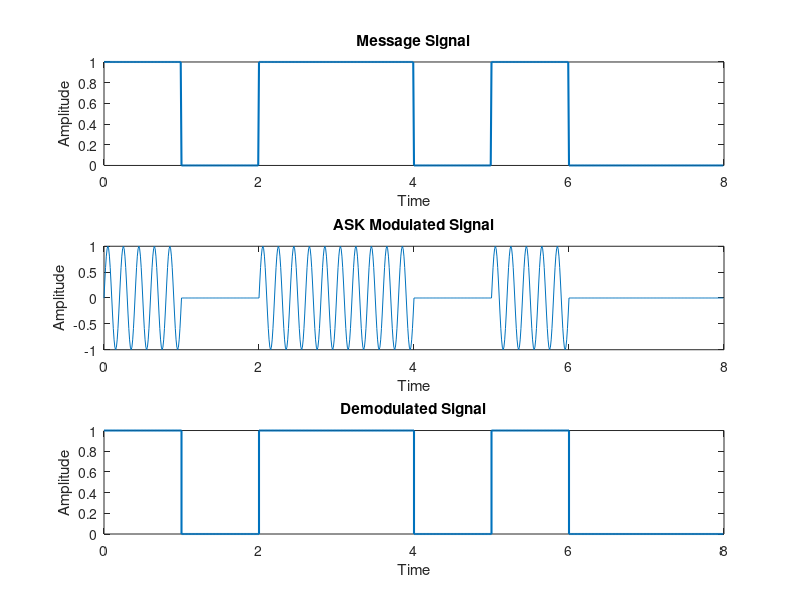

This figure's MATLAB source:
% Parameters
Fs = 100;       % Sampling frequency
Fc = 5;          % Carrier frequency (higher to get visible oscillations)
bit_duration = 1; % Duration for each bit in seconds
% Message signal
me = [1 0 1 1 0 1 0 0];      % Message bits
t = 0:1/Fs:bit_duration*length(me) - 1/Fs; % Time vector for the entire signal duration
samples_per_bit = bit_duration * Fs; % Samples per bit

% Generate the message signal as a square wave
me_signal = repelem(me, samples_per_bit); % Repeat each bit for the sample duration

% Carrier signal
carrier = sin(2 * pi * Fc * t);

% Modulate by multiplying the message and carrier
modulated_signal = me_signal .* carrier;

% Demodulation using envelope detection
demodulated_signal = abs(hilbert(modulated_signal)); % Envelope detection using Hilbert transform

% Downsampling the demodulated signal to reconstruct the original message
% Calculate the average of each bit duration to determine if it's 0 or 1
demodulated_bits = [];
for i = 1:samples_per_bit:length(demodulated_signal)
    avg_amplitude = mean(demodulated_signal(i:i+samples_per_bit-1)); % Average amplitude over each bit period
    if avg_amplitude > 0.5 % Threshold to determine 1 or 0
        demodulated_bits = [demodulated_bits, 1];
    else
        demodulated_bits = [demodulated_bits, 0];
    end
end
demod_signal = repelem(demodulated_bits, samples_per_bit);

% Plotting
figure;
% Plot message signal
subplot(3, 1, 1);
plot(t, me_signal,'LineWidth',1.5); % Plot the message signal
title('Message Signal');
xlabel('Time');
ylabel('Amplitude');
% Plot modulated signal
subplot(3, 1, 2);
plot(t, modulated_signal); % Plot the modulated signal
title('ASK Modulated Signal');
xlabel('Time');
ylabel('Amplitude');
% Plot demodulated signal
subplot(3, 1, 3);
stairs(t, demod_signal, 'LineWidth', 1.5); % Plot the demodulated bits
title('Demodulated Signal');
xlabel('Time');
ylabel('Amplitude');
